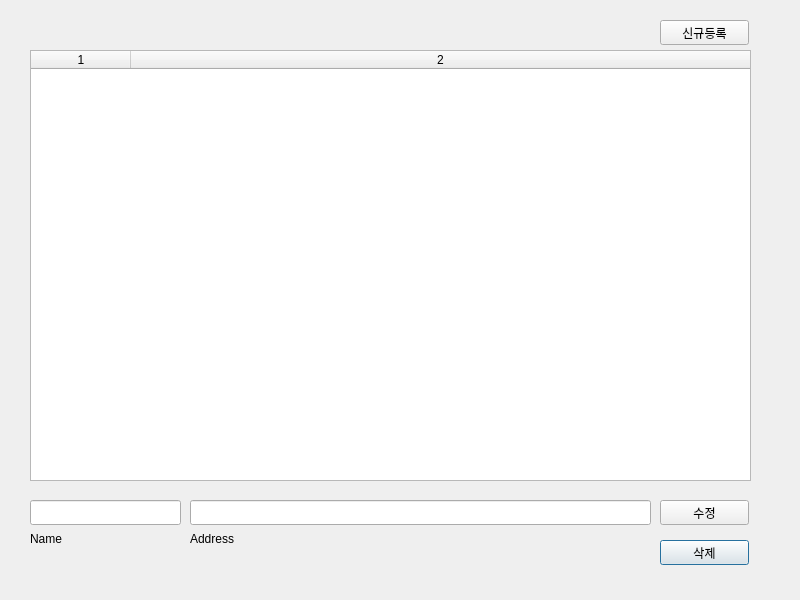
<?xml version="1.0" encoding="UTF-8"?>
<ui version="4.0">
 <class>Travel</class>
 <widget class="QDialog" name="Travel">
  <property name="geometry">
   <rect>
    <x>0</x>
    <y>0</y>
    <width>800</width>
    <height>600</height>
   </rect>
  </property>
  <property name="minimumSize">
   <size>
    <width>800</width>
    <height>600</height>
   </size>
  </property>
  <property name="maximumSize">
   <size>
    <width>800</width>
    <height>600</height>
   </size>
  </property>
  <property name="windowTitle">
   <string>Travel</string>
  </property>
  <widget class="QTableWidget" name="list">
   <property name="geometry">
    <rect>
     <x>30</x>
     <y>50</y>
     <width>721</width>
     <height>431</height>
    </rect>
   </property>
   <property name="autoFillBackground">
    <bool>false</bool>
   </property>
   <attribute name="horizontalHeaderShowSortIndicator" stdset="0">
    <bool>false</bool>
   </attribute>
   <attribute name="horizontalHeaderStretchLastSection">
    <bool>true</bool>
   </attribute>
   <column>
    <property name="text">
     <string>1</string>
    </property>
   </column>
   <column>
    <property name="text">
     <string>2</string>
    </property>
   </column>
  </widget>
  <widget class="QPushButton" name="remove_btn">
   <property name="geometry">
    <rect>
     <x>660</x>
     <y>540</y>
     <width>89</width>
     <height>25</height>
    </rect>
   </property>
   <property name="text">
    <string>삭제</string>
   </property>
   <property name="icon">
    <iconset resource="image.qrc">
     <normaloff>:/new/image/image/delete.png</normaloff>:/new/image/image/delete.png</iconset>
   </property>
  </widget>
  <widget class="QLineEdit" name="name">
   <property name="geometry">
    <rect>
     <x>30</x>
     <y>500</y>
     <width>151</width>
     <height>25</height>
    </rect>
   </property>
  </widget>
  <widget class="QLineEdit" name="addr">
   <property name="geometry">
    <rect>
     <x>190</x>
     <y>500</y>
     <width>461</width>
     <height>25</height>
    </rect>
   </property>
  </widget>
  <widget class="QPushButton" name="fix_btn">
   <property name="geometry">
    <rect>
     <x>660</x>
     <y>500</y>
     <width>89</width>
     <height>25</height>
    </rect>
   </property>
   <property name="text">
    <string>수정</string>
   </property>
   <property name="icon">
    <iconset resource="image.qrc">
     <normaloff>:/new/image/image/correction.png</normaloff>:/new/image/image/correction.png</iconset>
   </property>
  </widget>
  <widget class="QPushButton" name="add_btn">
   <property name="geometry">
    <rect>
     <x>660</x>
     <y>20</y>
     <width>89</width>
     <height>25</height>
    </rect>
   </property>
   <property name="text">
    <string>신규등록</string>
   </property>
  </widget>
  <widget class="QLabel" name="label">
   <property name="geometry">
    <rect>
     <x>0</x>
     <y>0</y>
     <width>801</width>
     <height>601</height>
    </rect>
   </property>
   <property name="text">
    <string/>
   </property>
   <property name="pixmap">
    <pixmap resource="image.qrc">:/new/background/image/beach.png</pixmap>
   </property>
   <property name="scaledContents">
    <bool>true</bool>
   </property>
  </widget>
  <widget class="QLabel" name="label_5">
   <property name="geometry">
    <rect>
     <x>190</x>
     <y>530</y>
     <width>67</width>
     <height>17</height>
    </rect>
   </property>
   <property name="text">
    <string>Address</string>
   </property>
  </widget>
  <widget class="QLabel" name="label_6">
   <property name="geometry">
    <rect>
     <x>30</x>
     <y>530</y>
     <width>67</width>
     <height>17</height>
    </rect>
   </property>
   <property name="text">
    <string>Name</string>
   </property>
  </widget>
  <zorder>label</zorder>
  <zorder>list</zorder>
  <zorder>remove_btn</zorder>
  <zorder>name</zorder>
  <zorder>addr</zorder>
  <zorder>fix_btn</zorder>
  <zorder>add_btn</zorder>
  <zorder>label_5</zorder>
  <zorder>label_6</zorder>
 </widget>
 <tabstops>
  <tabstop>name</tabstop>
  <tabstop>addr</tabstop>
  <tabstop>fix_btn</tabstop>
  <tabstop>remove_btn</tabstop>
  <tabstop>list</tabstop>
  <tabstop>add_btn</tabstop>
 </tabstops>
 <resources>
  <include location="image.qrc"/>
 </resources>
 <connections/>
</ui>
